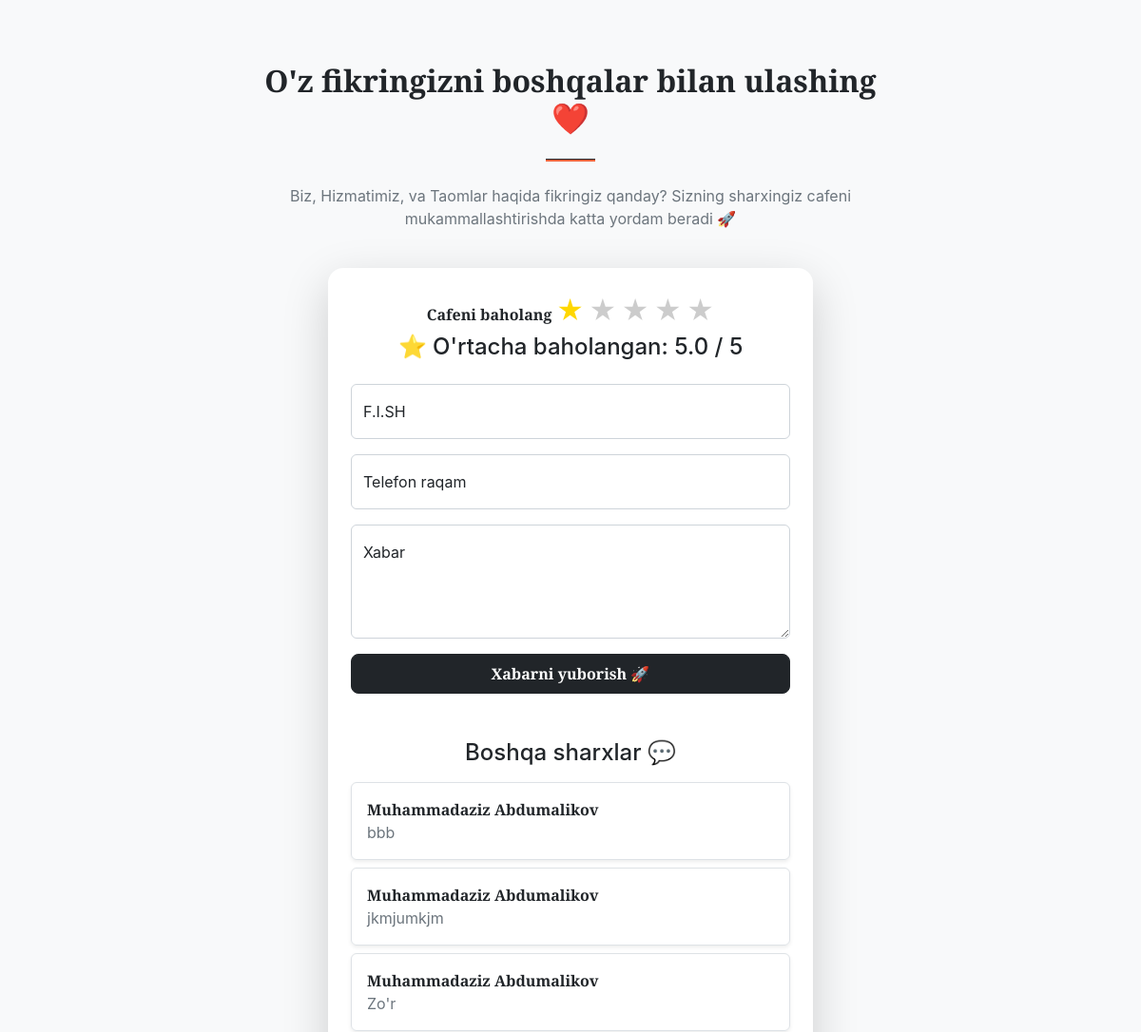
Before: / (middle part) with the older database file.
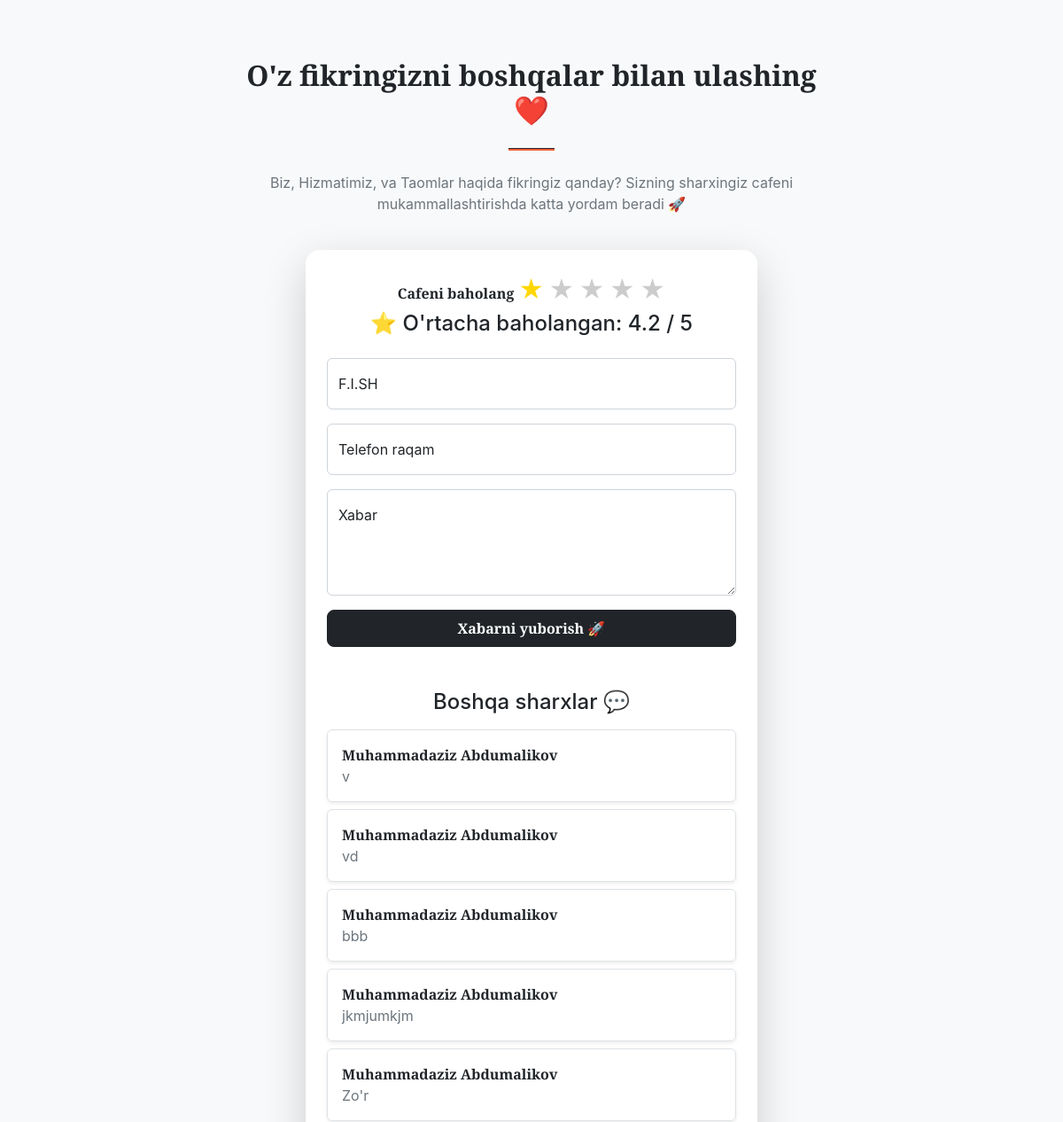
After: the same page with the newer database file.
### main/models.py (models this page shows)
class Feedback(models.Model):
    full_name = models.CharField(max_length=100)
    phone = models.CharField(max_length=20)
    message = models.TextField()
    rating = models.IntegerField(default=1)
    created_at = models.DateTimeField(auto_now_add=True)

### main/views.py (the view, shortened to what this page needs)
# urls.py: path('', views.index, name='home'),
def index(request):
    products = Product.objects.all()
    categories = Category.objects.all()
    feedbacks = Feedback.objects.all().order_by('-id')
    avg_rating = Feedback.objects.aggregate(models.Avg('rating'))['rating__avg']
    return render(request, 'index.html', {
        'products': products,
        'categories': categories,
        'feedbacks': feedbacks,
        'avg_rating': avg_rating
    })

### main/templates/index.html (shortened to what this page needs)
{% load static %}
<html lang="en">
    <head>
        <link rel="stylesheet" href="{% static 'css/styles.css' %}">
        <link href="https://cdn.jsdelivr.net/npm/bootstrap-icons@1.5.0/font/bootstrap-icons.css" rel="stylesheet" />
        <link href="https://cdnjs.cloudflare.com/ajax/libs/SimpleLightbox/2.1.0/simpleLightbox.min.css" rel="stylesheet" />
        <link href="{% static 'css/styles.css' %}" rel="stylesheet" />
    </head>
    <body id="page-top">
        <section class="page-section" id="contact">
            <div class="container px-4 px-lg-5">
                <div class="row justify-content-center">
                    <div class="col-lg-8 text-center">
                        <h2 class="mt-0 fw-bold">O'z fikringizni boshqalar bilan ulashing ❤️</h2>
                        <hr class="divider" />
                        <p class="text-muted">
                            Biz, Hizmatimiz, va Taomlar haqida fikringiz qanday?
                            Sizning sharxingiz cafeni mukammallashtirishda katta yordam beradi 🚀
                        </p>
                    </div>
                </div>
                <div class="row justify-content-center mt-4">
                    <div class="col-lg-6">
                        <div class="card shadow-lg border-0 p-4 rounded-4">
                            <form method="POST">
                                <div class="mb-3 text-center">
                                    <label class="form-label fw-bold mb-2">Cafeni baholang</label>
                                    <div class="star-rating">
                                        <label for="star5">★</label>
                                        <label for="star4">★</label>
                                        <label for="star3">★</label>
                                        <label for="star2">★</label>
                                        <label for="star1">★</label>
                                    </div>
                                    <div class="text-center mb-4">
                                        <h4>
                                            ⭐ O'rtacha baholangan: {{ avg_rating|floatformat:1 }} / 5
                                        </h4>
                                    </div>
                                </div>
                                <div class="form-floating mb-3">
                                    <input class="form-control" type="text" name="full_name" placeholder=" " required />
                                    <label>F.I.SH</label>
                                </div>
                                <div class="form-floating mb-3">
                                    <input class="form-control"
                                           type="text"
                                           name="phone"
                                           placeholder=" (Bo'sh qoldirish mumkin) "
                                           inputmode="numeric"
                                           pattern="[0-9+]*"
                                           oninput="this.value = this.value.replace(/[^0-9+]/g, '')">
                                    <label>Telefon raqam </label>
                                </div>
                                <div class="form-floating mb-3">
                                    <textarea class="form-control" name="message" style="height: 120px" placeholder=" "></textarea>
                                    <label>Xabar</label>
                                </div>
                                <button class="btn btn-dark w-100 py-2 rounded-3 fw-bold" type="submit" id="submitBtn">
                                    Xabarni yuborish 🚀
                                </button>
                                <div class="mt-5">
                                    <h4 class="text-center mb-3">Boshqa sharxlar 💬</h4>
                                    {% for f in feedbacks %}
                                    <div class="border rounded p-3 mb-2 shadow-sm">
                                        <strong>{{ f.full_name }}</strong>
                                        <p class="mb-0 text-muted">{{ f.message }}</p>
                                    </div>
                                    {% endfor %}
                                </div>
                            </form>
                        </div>
                    </div>
                </div>
            </div>
        </section>
    </body>
</html>"

Changed rows visible on the page:
added Feedback: full_name "Muhammadaziz Abdumalikov", message "v"
added Feedback: full_name "Muhammadaziz Abdumalikov", message "vd"
Other visible differences:
{{ avg_rating|floatformat:1 }}: "5.0" → "4.2"
